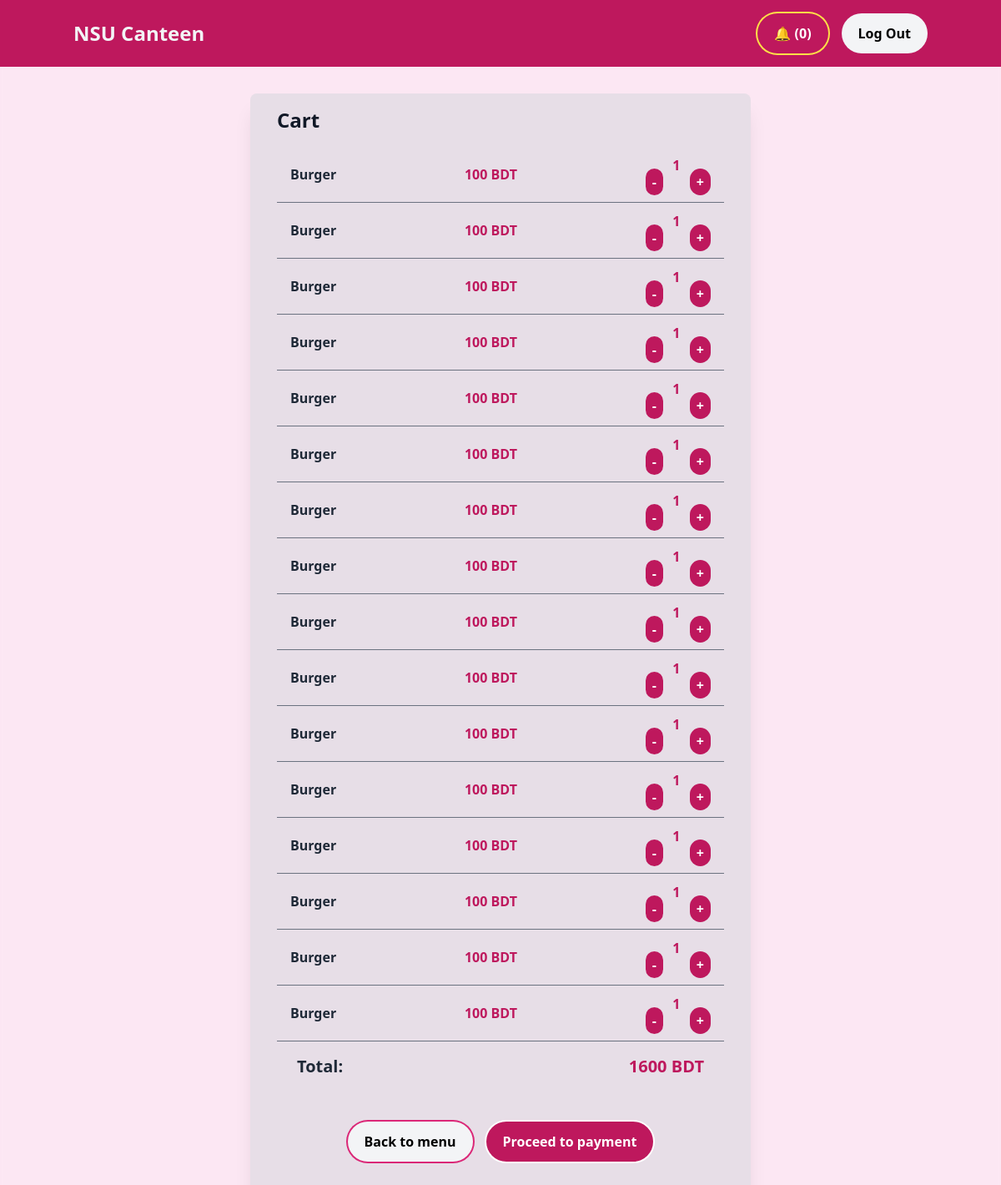
Page /output/invoice.php (signed in) on the committed database.
### tables this page shows
CREATE TABLE `cart` (
  `id` int(11) NOT NULL,
  `foodID` int(11) DEFAULT NULL,
  `email` varchar(255) NOT NULL,
  `quantity` int(11) DEFAULT NULL,
  `timestamp` date NOT NULL DEFAULT current_timestamp()
);

CREATE TABLE `food_list` (
  `id` int(11) NOT NULL,
  `Item_Name` varchar(30) NOT NULL,
  `Price` int(11) NOT NULL,
  `Description` varchar(200) NOT NULL,
  `keywords` varchar(300) NOT NULL,
  `Image_url` text NOT NULL
);

### output/connection.php (called while the page is built, shortened)
<?php
$userType[4]=array('adminDashboard.php','manageAccount.php','pendingAccount.php','salesInfo.php','updateMenu.php','orderHistory.php');
$userType[1]=array('homepage.php','invoice.php','myOrders.php');
$userType[2]=$userType[1];
$userType[3]=array('serverDashboard.php');
?>

### output/invoice.php (the view, shortened to what this page needs)
<?php
include("protection.php");
?>
<!DOCTYPE html>
<html>
<head>
  <script src="https://cdn.tailwindcss.com"></script>
  <link rel="stylesheet" href="https://cdnjs.cloudflare.com/ajax/libs/tailwindcss/2.2.15/tailwind.min.css"
 />
  <link rel="stylesheet" href="outputstyles.css">
</head>
<body class="bg-pink-100 font-semibold min-h-screen bg-cover bg-no-repeat w-full"
  style="background-image: url('images/Homepage bg .png'); backdrop-filter:blur(3px);">
  <?php include('ui/header.php'); ?>
  <div class="bg-gray-300 shadow-xl rounded-lg bg-opacity-50 py-4 mx-auto my-8 px-4 sm:px-6 lg:px-8 w-full lg:w-1/2">
    <div class="flex flex-col ">
      <div class="text-2xl text-gray-900 font-raleway mb-4">Cart</div>
      <ul class="flex-1 overflow-y-auto">
        <?php
        $sql = "SELECT cart.*, food_list.Item_Name, food_list.Price
              FROM cart INNER JOIN food_list ON cart.foodID = food_list.id WHERE email='" . $_SESSION["email"] . "';";
        $total = 0;
        $result = $conn->query($sql);
        if ($result->num_rows > 0) {
          while ($row = $result->fetch_assoc()) {
            $total += $row["Price"] * $row["quantity"];
            ?>
            <li class="flex justify-between items-center py-2 px-4 border-b border-gray-500">
              <span class="text-gray-800 font-raleway">
                <?php echo $row["Item_Name"]; ?>
              </span>
              <span class="text-pink-700 font-raleway">
                <?php echo $row["Price"]; ?> BDT
              </span>
              <div class="flex item mt-0.5">
                <button onclick="updateCart('<?php echo $row['foodID']; ?>', 'remove')" class="bg-pink-700 hover:bg-pink-50 hover:text-black
              text-white font-raleway max-w-fit mr-1 py-1 px-2 rounded-full focus:outline-black  hover:ring-pink-400 hover:ring-2 w-8 hover:translate-0
              hover:transition-shadow mt-4">-</button>
                <span id="quantity-<?php echo $row['foodID']; ?>" class="text-pink-700 font-bold text-center w-6"><?php echo $row["quantity"]; ?> </span>
                <button onclick="updateCart('<?php echo $row['foodID']; ?>', 'add')"
                  class="bg-pink-700 hover:bg-pink-50 hover:text-black text-white font-raleway max-w-fit ml-1 py-1 px-2 rounded-full focus:outline-black
                  focus:ring-2 hover:ring-pink-400 hover:ring-2 w-8 hover:translate-0 hover:transition-shadow mt-4">+</button>
              </div>
            </li>
            <?PHP
          }
        }
        ?>
      </ul>
      <div class="py-4 px-6 flex justify-between items-center">
        <span class="text-gray-800 font-raleway text-xl">Total:</span>
        <span class="text-pink-700 font-raleway text-xl">
          <?php echo $total; ?> BDT
        </span>
      </div>
      <div class="flex flex-col md:flex-row justify-center items-center mx-auto m-5">
        <a href="../output/homepage.php" class="bg-gray-100 hover:bg-pink-700 hover:text-white text-black font-raleway py-3 px-5 m-4 rounded-full ring-pink-600 ring-2
           hover:ring-2 hover:ring-pink-100 max-w-fit hover:translate-0 hover:transition-shadow md:mx-2">
          Back to menu
        </a>
        <form action="success.php" method="POST" >
          <input type="submit"
            class="stripe-button bg-pink-700 hover:bg-gray-100 hover:text-black text-white font-raleway py-3 px-5 m-4 rounded-full
                        ring-white ring-2  hover:ring-2 hover:ring-pink-600 max-w-sm hover:translate-0 hover:transition-shadow md:mx-2"
            value="Proceed to payment">
        </form>
      </div>
    </div>
  </div>
</body>
</html>

### output/ui/header.php (shortened to what this page needs)
<?php
$userType[4]=array('adminDashboard.php','manageAccount.php','pendingAccount.php','salesInfo.php','updateMenu.php','sendNotification.php','orderHistory.php');
$userType[1]=array('homepage.php','invoice.php','myOrders.php','success.php');
$userType[2]=$userType[1];
$userType[3]=array('serverDashboard.php');
include("connection.php");
$userid = $_SESSION['id'];
$sql = "SELECT count(id) as totalsms FROM notifications
     WHERE receiver_id = '$userid' AND status = 0";
$result = mysqli_query($conn, $sql);
?>
<nav class="bg-pink-700 py-4 px-4 sm:px-6 md:px-14 z-10">
    <div class="container mx-auto flex justify-between items-center">
        <a href="<?php echo $userType[$_SESSION["userType"]][0];?>" class="text-gray-100 text-2xl border-white font-fatface">NSU Canteen</a>
        <div class="relative flex items-center">
            <div class="dropdown inline-block relative">
                <button class="notify bg-yellow-100 bg-opacity-0 text-white font-semibold py-3 px-5 rounded-full ring-2 ring-yellow-300 hover:ring-2 hover:ring-white hover:translate-0 hover:transition-shadow">
                🔔
                    <?php
                    $rows = mysqli_fetch_assoc($result);
                    echo "(<span id='notification-count'>" . $rows['totalsms'] . "</span>)";
                    ?>
                </button>
            </div>
            <a href="login.php" class="inline-block flex justify-center items-center bg-gray-100 hover:bg-pink-700 hover:text-white text-black font-raleway py-3 px-5 rounded-full hover:ring-2 hover:ring-white hover:translate-0 hover:transition-shadow ml-4">
                <i class="fas fa-sign-out-alt"></i> Log Out
            </a>
        </div>
    </div>
</nav>

### rows in the picture
cart: foodID.Item_Name "Burger", foodID.Price "100", quantity "1"
cart: foodID.Item_Name "Burger", foodID.Price "100", quantity "1"
cart: foodID.Item_Name "Burger", foodID.Price "100", quantity "1"
cart: foodID.Item_Name "Burger", foodID.Price "100", quantity "1"
cart: foodID.Item_Name "Burger", foodID.Price "100", quantity "1"
cart: foodID.Item_Name "Burger", foodID.Price "100", quantity "1"
cart: foodID.Item_Name "Burger", foodID.Price "100", quantity "1"
cart: foodID.Item_Name "Burger", foodID.Price "100", quantity "1"
cart: foodID.Item_Name "Burger", foodID.Price "100", quantity "1"
cart: foodID.Item_Name "Burger", foodID.Price "100", quantity "1"
cart: foodID.Item_Name "Burger", foodID.Price "100", quantity "1"
cart: foodID.Item_Name "Burger", foodID.Price "100", quantity "1"
cart: foodID.Item_Name "Burger", foodID.Price "100", quantity "1"
cart: foodID.Item_Name "Burger", foodID.Price "100", quantity "1"
cart: foodID.Item_Name "Burger", foodID.Price "100", quantity "1"
cart: foodID.Item_Name "Burger", foodID.Price "100", quantity "1"

### other values in the picture
$rows['totalsms'] "0"
$total "1600"
